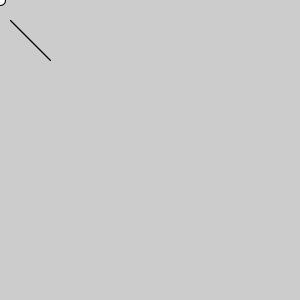
Frame 1 (no input)
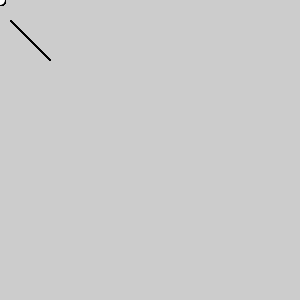
Frame 60 (the mouse pressed at the canvas centre just before this capture)
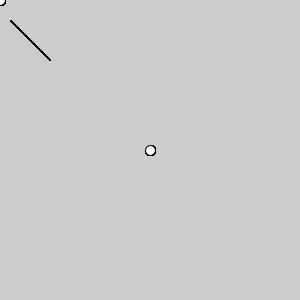
Frame 120 (the mouse held since frame 60 and released just before this capture)

The Processing sketch that drew these frames (run headless with seeded random() and noise(); from frame 60 on, the mouse is pressed at the canvas centre):

// Processing sketch: Part1_2_2_sankaku
// ── Part1_2_2_sankaku.pde


void setup(){
  size(300, 300);
}

void draw(){
  maru(mouseX, mouseY);
  sankaku(10, 20, 30, 40, 50, 60);
}


void maru(float x, float y){
  ellipse(x, y, 10, 10);
}

void sankaku(float x0, float y0, float x1, float y1, float x2, float y2){
  line(x0, y0, x1, y1);
  line(x1, y1, x2, y2);
  line(x2, y2, x0, y0);
}
